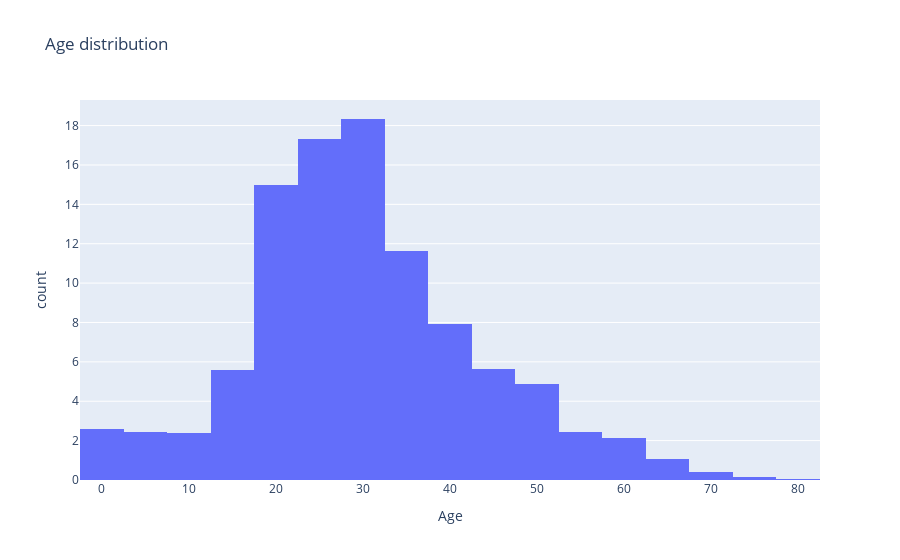

The notebook cell saved with this chart:
### Code cell
# Using plotly.express wtih 20 bins:
px.histogram(titanic, x='Age', title='Age distribution', histnorm='percent', nbins=20)

### Figure 1 — Plotly figure (JSON) as saved in the notebook; plotly's stock layout.template omitted (floating-point values rounded to 4 significant figures; data arrays with more than 128 entries replaced by an {"elided": "..."} marker saying what was removed)
{"data": [{"alignmentgroup": "True", "bingroup": "x", "histnorm": "percent", "hoverlabel": {"namelength": 0}, "hovertemplate": "Age=%{x}<br>count=%{y}", "legendgroup": "", "marker": {"color": "#636efa"}, "name": "", "nbinsx": 20, "offsetgroup": "", "orientation": "v", "showlegend": false, "type": "histogram", "x": {"elided": "1309 float values"}, "xaxis": "x", "yaxis": "y"}], "layout": {"autosize": true, "barmode": "relative", "legend": {"tracegroupgap": 0}, "title": {"text": "Age distribution"}, "xaxis": {"anchor": "y", "autorange": true, "domain": [0, 1], "range": [-2.5, 82.5], "title": {"text": "Age"}, "type": "linear"}, "yaxis": {"anchor": "x", "autorange": true, "domain": [0, 1], "range": [0, 19.3], "title": {"text": "count"}}}}
